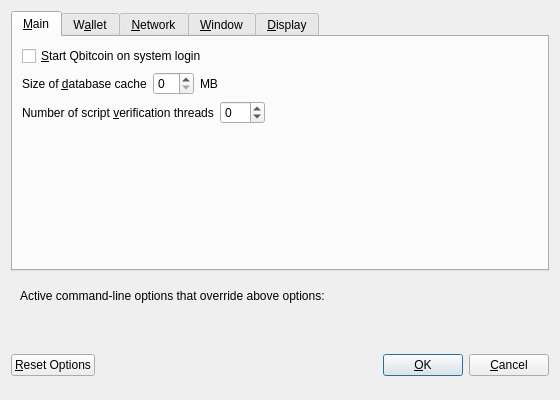
<?xml version="1.0" encoding="UTF-8"?>
<ui version="4.0">
 <class>OptionsDialog</class>
 <widget class="QDialog" name="OptionsDialog">
  <property name="geometry">
   <rect>
    <x>0</x>
    <y>0</y>
    <width>560</width>
    <height>400</height>
   </rect>
  </property>
  <property name="windowTitle">
   <string>Options</string>
  </property>
  <property name="modal">
   <bool>true</bool>
  </property>
  <layout class="QVBoxLayout" name="verticalLayout">
   <item>
    <widget class="QTabWidget" name="tabWidget">
     <property name="currentIndex">
      <number>0</number>
     </property>
     <widget class="QWidget" name="tabMain">
      <attribute name="title">
       <string>&amp;Main</string>
      </attribute>
      <layout class="QVBoxLayout" name="verticalLayout_Main">
       <item>
        <widget class="QCheckBox" name="qbitcoinAtStartup">
         <property name="toolTip">
          <string>Automatically start Qbitcoin after logging in to the system.</string>
         </property>
         <property name="text">
          <string>&amp;Start Qbitcoin on system login</string>
         </property>
        </widget>
       </item>
       <item>
        <layout class="QHBoxLayout" name="horizontalLayout_2_Main">
         <item>
          <widget class="QLabel" name="databaseCacheLabel">
           <property name="text">
            <string>Size of &amp;database cache</string>
           </property>
           <property name="textFormat">
            <enum>Qt::PlainText</enum>
           </property>
           <property name="buddy">
            <cstring>databaseCache</cstring>
           </property>
          </widget>
         </item>
         <item>
          <widget class="QSpinBox" name="databaseCache"/>
         </item>
         <item>
          <widget class="QLabel" name="databaseCacheUnitLabel">
           <property name="text">
            <string>MB</string>
           </property>
           <property name="textFormat">
            <enum>Qt::PlainText</enum>
           </property>
          </widget>
         </item>
         <item>
          <spacer name="horizontalSpacer_2_Main">
           <property name="orientation">
            <enum>Qt::Horizontal</enum>
           </property>
           <property name="sizeHint" stdset="0">
            <size>
             <width>40</width>
             <height>20</height>
            </size>
           </property>
          </spacer>
         </item>
        </layout>
       </item>
       <item>
        <layout class="QHBoxLayout" name="horizontalLayout_3_Main">
         <item>
          <widget class="QLabel" name="threadsScriptVerifLabel">
           <property name="text">
            <string>Number of script &amp;verification threads</string>
           </property>
           <property name="textFormat">
            <enum>Qt::PlainText</enum>
           </property>
           <property name="buddy">
            <cstring>threadsScriptVerif</cstring>
           </property>
          </widget>
         </item>
         <item>
          <widget class="QSpinBox" name="threadsScriptVerif">
           <property name="toolTip">
            <string>Set the number of script verification threads (up to 16, 0 = auto, &lt;0 = leave that many cores free, default: 0)</string>
           </property>
           <property name="minimum">
            <number>-16</number>
           </property>
           <property name="maximum">
            <number>16</number>
           </property>
          </widget>
         </item>
         <item>
          <spacer name="horizontalSpacer_3_Main">
           <property name="orientation">
            <enum>Qt::Horizontal</enum>
           </property>
           <property name="sizeHint" stdset="0">
            <size>
             <width>40</width>
             <height>20</height>
            </size>
           </property>
          </spacer>
         </item>
        </layout>
       </item>
       <item>
        <spacer name="verticalSpacer_Main">
         <property name="orientation">
          <enum>Qt::Vertical</enum>
         </property>
         <property name="sizeHint" stdset="0">
          <size>
           <width>20</width>
           <height>40</height>
          </size>
         </property>
        </spacer>
       </item>
      </layout>
     </widget>
     <widget class="QWidget" name="tabWallet">
      <attribute name="title">
       <string>W&amp;allet</string>
      </attribute>
      <layout class="QVBoxLayout" name="verticalLayout_Wallet">
       <item>
        <widget class="QLabel" name="transactionFeeInfoLabel">
         <property name="text">
          <string>Optional transaction fee per kB that helps make sure your transactions are processed quickly. Most transactions are 1 kB.</string>
         </property>
         <property name="textFormat">
          <enum>Qt::PlainText</enum>
         </property>
         <property name="wordWrap">
          <bool>true</bool>
         </property>
        </widget>
       </item>
       <item>
        <layout class="QHBoxLayout" name="horizontalLayout_1_Wallet">
         <item>
          <widget class="QLabel" name="transactionFeeLabel">
           <property name="text">
            <string>Pay transaction &amp;fee</string>
           </property>
           <property name="textFormat">
            <enum>Qt::PlainText</enum>
           </property>
           <property name="buddy">
            <cstring>transactionFee</cstring>
           </property>
          </widget>
         </item>
         <item>
          <widget class="QbitcoinAmountField" name="transactionFee"/>
         </item>
         <item>
          <spacer name="horizontalSpacer_1_Wallet">
           <property name="orientation">
            <enum>Qt::Horizontal</enum>
           </property>
           <property name="sizeHint" stdset="0">
            <size>
             <width>40</width>
             <height>20</height>
            </size>
           </property>
          </spacer>
         </item>
        </layout>
       </item>
       <item>
        <widget class="QLabel" name="spendZeroConfChangeInfoLabel">
         <property name="text">
          <string>If you disable the spending of unconfirmed change, the change from a transaction cannot be used until that transaction has at least one confirmation. This also affects how your balance is computed.</string>
         </property>
         <property name="textFormat">
          <enum>Qt::PlainText</enum>
         </property>
         <property name="wordWrap">
          <bool>true</bool>
         </property>
        </widget>
       </item>
       <item>
        <widget class="QCheckBox" name="spendZeroConfChange">
         <property name="text">
          <string>&amp;Spend unconfirmed change (experts only)</string>
         </property>
        </widget>
       </item>
       <item>
        <spacer name="verticalSpacer_Wallet">
         <property name="orientation">
          <enum>Qt::Vertical</enum>
         </property>
         <property name="sizeHint" stdset="0">
          <size>
           <width>20</width>
           <height>40</height>
          </size>
         </property>
        </spacer>
       </item>
      </layout>
     </widget>
     <widget class="QWidget" name="tabNetwork">
      <attribute name="title">
       <string>&amp;Network</string>
      </attribute>
      <layout class="QVBoxLayout" name="verticalLayout_Network">
       <item>
        <widget class="QCheckBox" name="mapPortUpnp">
         <property name="toolTip">
          <string>Automatically open the Qbitcoin client port on the router. This only works when your router supports UPnP and it is enabled.</string>
         </property>
         <property name="text">
          <string>Map port using &amp;UPnP</string>
         </property>
        </widget>
       </item>
       <item>
        <widget class="QCheckBox" name="connectSocks">
         <property name="toolTip">
          <string>Connect to the Qbitcoin network through a SOCKS proxy.</string>
         </property>
         <property name="text">
          <string>&amp;Connect through SOCKS proxy (default proxy):</string>
         </property>
        </widget>
       </item>
       <item>
        <layout class="QHBoxLayout" name="horizontalLayout_1_Network">
         <item>
          <widget class="QLabel" name="proxyIpLabel">
           <property name="text">
            <string>Proxy &amp;IP:</string>
           </property>
           <property name="textFormat">
            <enum>Qt::PlainText</enum>
           </property>
           <property name="buddy">
            <cstring>proxyIp</cstring>
           </property>
          </widget>
         </item>
         <item>
          <widget class="QValidatedLineEdit" name="proxyIp">
           <property name="minimumSize">
            <size>
             <width>140</width>
             <height>0</height>
            </size>
           </property>
           <property name="maximumSize">
            <size>
             <width>140</width>
             <height>16777215</height>
            </size>
           </property>
           <property name="toolTip">
            <string>IP address of the proxy (e.g. IPv4: 127.0.0.1 / IPv6: ::1)</string>
           </property>
          </widget>
         </item>
         <item>
          <widget class="QLabel" name="proxyPortLabel">
           <property name="text">
            <string>&amp;Port:</string>
           </property>
           <property name="textFormat">
            <enum>Qt::PlainText</enum>
           </property>
           <property name="buddy">
            <cstring>proxyPort</cstring>
           </property>
          </widget>
         </item>
         <item>
          <widget class="QLineEdit" name="proxyPort">
           <property name="minimumSize">
            <size>
             <width>55</width>
             <height>0</height>
            </size>
           </property>
           <property name="maximumSize">
            <size>
             <width>55</width>
             <height>16777215</height>
            </size>
           </property>
           <property name="toolTip">
            <string>Port of the proxy (e.g. 9050)</string>
           </property>
          </widget>
         </item>
         <item>
          <widget class="QLabel" name="socksVersionLabel">
           <property name="text">
            <string>SOCKS &amp;Version:</string>
           </property>
           <property name="textFormat">
            <enum>Qt::PlainText</enum>
           </property>
           <property name="buddy">
            <cstring>socksVersion</cstring>
           </property>
          </widget>
         </item>
         <item>
          <widget class="QValueComboBox" name="socksVersion">
           <property name="toolTip">
            <string>SOCKS version of the proxy (e.g. 5)</string>
           </property>
          </widget>
         </item>
         <item>
          <spacer name="horizontalSpacer_1_Network">
           <property name="orientation">
            <enum>Qt::Horizontal</enum>
           </property>
           <property name="sizeHint" stdset="0">
            <size>
             <width>40</width>
             <height>20</height>
            </size>
           </property>
          </spacer>
         </item>
        </layout>
       </item>
       <item>
        <spacer name="verticalSpacer_Network">
         <property name="orientation">
          <enum>Qt::Vertical</enum>
         </property>
         <property name="sizeHint" stdset="0">
          <size>
           <width>20</width>
           <height>40</height>
          </size>
         </property>
        </spacer>
       </item>
      </layout>
     </widget>
     <widget class="QWidget" name="tabWindow">
      <attribute name="title">
       <string>&amp;Window</string>
      </attribute>
      <layout class="QVBoxLayout" name="verticalLayout_Window">
       <item>
        <widget class="QCheckBox" name="minimizeToTray">
         <property name="toolTip">
          <string>Show only a tray icon after minimizing the window.</string>
         </property>
         <property name="text">
          <string>&amp;Minimize to the tray instead of the taskbar</string>
         </property>
        </widget>
       </item>
       <item>
        <widget class="QCheckBox" name="minimizeOnClose">
         <property name="toolTip">
          <string>Minimize instead of exit the application when the window is closed. When this option is enabled, the application will be closed only after selecting Quit in the menu.</string>
         </property>
         <property name="text">
          <string>M&amp;inimize on close</string>
         </property>
        </widget>
       </item>
       <item>
        <spacer name="verticalSpacer_Window">
         <property name="orientation">
          <enum>Qt::Vertical</enum>
         </property>
         <property name="sizeHint" stdset="0">
          <size>
           <width>20</width>
           <height>40</height>
          </size>
         </property>
        </spacer>
       </item>
      </layout>
     </widget>
     <widget class="QWidget" name="tabDisplay">
      <attribute name="title">
       <string>&amp;Display</string>
      </attribute>
      <layout class="QVBoxLayout" name="verticalLayout_Display">
       <item>
        <layout class="QHBoxLayout" name="horizontalLayout_1_Display">
         <item>
          <widget class="QLabel" name="langLabel">
           <property name="text">
            <string>User Interface &amp;language:</string>
           </property>
           <property name="textFormat">
            <enum>Qt::PlainText</enum>
           </property>
           <property name="buddy">
            <cstring>lang</cstring>
           </property>
          </widget>
         </item>
         <item>
          <widget class="QValueComboBox" name="lang">
           <property name="toolTip">
            <string>The user interface language can be set here. This setting will take effect after restarting Qbitcoin.</string>
           </property>
          </widget>
         </item>
        </layout>
       </item>
       <item>
        <layout class="QHBoxLayout" name="horizontalLayout_2_Display">
         <item>
          <widget class="QLabel" name="unitLabel">
           <property name="text">
            <string>&amp;Unit to show amounts in:</string>
           </property>
           <property name="textFormat">
            <enum>Qt::PlainText</enum>
           </property>
           <property name="buddy">
            <cstring>unit</cstring>
           </property>
          </widget>
         </item>
         <item>
          <widget class="QValueComboBox" name="unit">
           <property name="toolTip">
            <string>Choose the default subdivision unit to show in the interface and when sending coins.</string>
           </property>
          </widget>
         </item>
        </layout>
       </item>
       <item>
        <widget class="QCheckBox" name="displayAddresses">
         <property name="toolTip">
          <string>Whether to show Qbitcoin addresses in the transaction list or not.</string>
         </property>
         <property name="text">
          <string>&amp;Display addresses in transaction list</string>
         </property>
        </widget>
       </item>
       <item>
        <widget class="QCheckBox" name="coinControlFeatures">
         <property name="toolTip">
          <string>Whether to show coin control features or not.</string>
         </property>
         <property name="text">
          <string>Display coin &amp;control features (experts only)</string>
         </property>
        </widget>
       </item>
       <item>
        <spacer name="verticalSpacer_Display">
         <property name="orientation">
          <enum>Qt::Vertical</enum>
         </property>
         <property name="sizeHint" stdset="0">
          <size>
           <width>20</width>
           <height>40</height>
          </size>
         </property>
        </spacer>
       </item>
      </layout>
     </widget>
    </widget>
   </item>
   <item>
    <widget class="QFrame" name="frame">
     <layout class="QVBoxLayout" name="verticalLayout_Bottom">
      <item>
       <layout class="QHBoxLayout" name="horizontalLayout_Bottom">
        <item>
         <widget class="QLabel" name="overriddenByCommandLineInfoLabel">
          <property name="text">
           <string>Active command-line options that override above options:</string>
          </property>
          <property name="textFormat">
           <enum>Qt::PlainText</enum>
          </property>
         </widget>
        </item>
        <item>
         <spacer name="horizontalSpacer_Bottom">
          <property name="orientation">
           <enum>Qt::Horizontal</enum>
          </property>
          <property name="sizeHint" stdset="0">
           <size>
            <width>40</width>
            <height>20</height>
           </size>
          </property>
         </spacer>
        </item>
       </layout>
      </item>
      <item>
       <widget class="QLabel" name="overriddenByCommandLineLabel">
        <property name="text">
         <string/>
        </property>
        <property name="textFormat">
         <enum>Qt::PlainText</enum>
        </property>
        <property name="wordWrap">
         <bool>true</bool>
        </property>
       </widget>
      </item>
     </layout>
    </widget>
   </item>
   <item>
    <layout class="QHBoxLayout" name="horizontalLayout_Buttons">
     <item>
      <widget class="QPushButton" name="resetButton">
       <property name="toolTip">
        <string>Reset all client options to default.</string>
       </property>
       <property name="text">
        <string>&amp;Reset Options</string>
       </property>
       <property name="autoDefault">
        <bool>false</bool>
       </property>
      </widget>
     </item>
     <item>
      <spacer name="horizontalSpacer_1">
       <property name="orientation">
        <enum>Qt::Horizontal</enum>
       </property>
       <property name="sizeHint" stdset="0">
        <size>
         <width>40</width>
         <height>48</height>
        </size>
       </property>
      </spacer>
     </item>
     <item>
      <widget class="QLabel" name="statusLabel">
       <property name="minimumSize">
        <size>
         <width>200</width>
         <height>0</height>
        </size>
       </property>
       <property name="font">
        <font>
         <weight>75</weight>
         <bold>true</bold>
        </font>
       </property>
       <property name="text">
        <string/>
       </property>
       <property name="textFormat">
        <enum>Qt::PlainText</enum>
       </property>
       <property name="wordWrap">
        <bool>true</bool>
       </property>
      </widget>
     </item>
     <item>
      <spacer name="horizontalSpacer_2">
       <property name="orientation">
        <enum>Qt::Horizontal</enum>
       </property>
       <property name="sizeHint" stdset="0">
        <size>
         <width>40</width>
         <height>48</height>
        </size>
       </property>
      </spacer>
     </item>
     <item>
      <widget class="QPushButton" name="okButton">
       <property name="text">
        <string>&amp;OK</string>
       </property>
      </widget>
     </item>
     <item>
      <widget class="QPushButton" name="cancelButton">
       <property name="text">
        <string>&amp;Cancel</string>
       </property>
       <property name="autoDefault">
        <bool>false</bool>
       </property>
      </widget>
     </item>
    </layout>
   </item>
  </layout>
 </widget>
 <customwidgets>
  <customwidget>
   <class>QbitcoinAmountField</class>
   <extends>QLineEdit</extends>
   <header>qbitcoinamountfield.h</header>
   <container>1</container>
  </customwidget>
  <customwidget>
   <class>QValidatedLineEdit</class>
   <extends>QLineEdit</extends>
   <header>qvalidatedlineedit.h</header>
  </customwidget>
  <customwidget>
   <class>QValueComboBox</class>
   <extends>QComboBox</extends>
   <header>qvaluecombobox.h</header>
  </customwidget>
 </customwidgets>
 <resources/>
 <connections/>
</ui>
